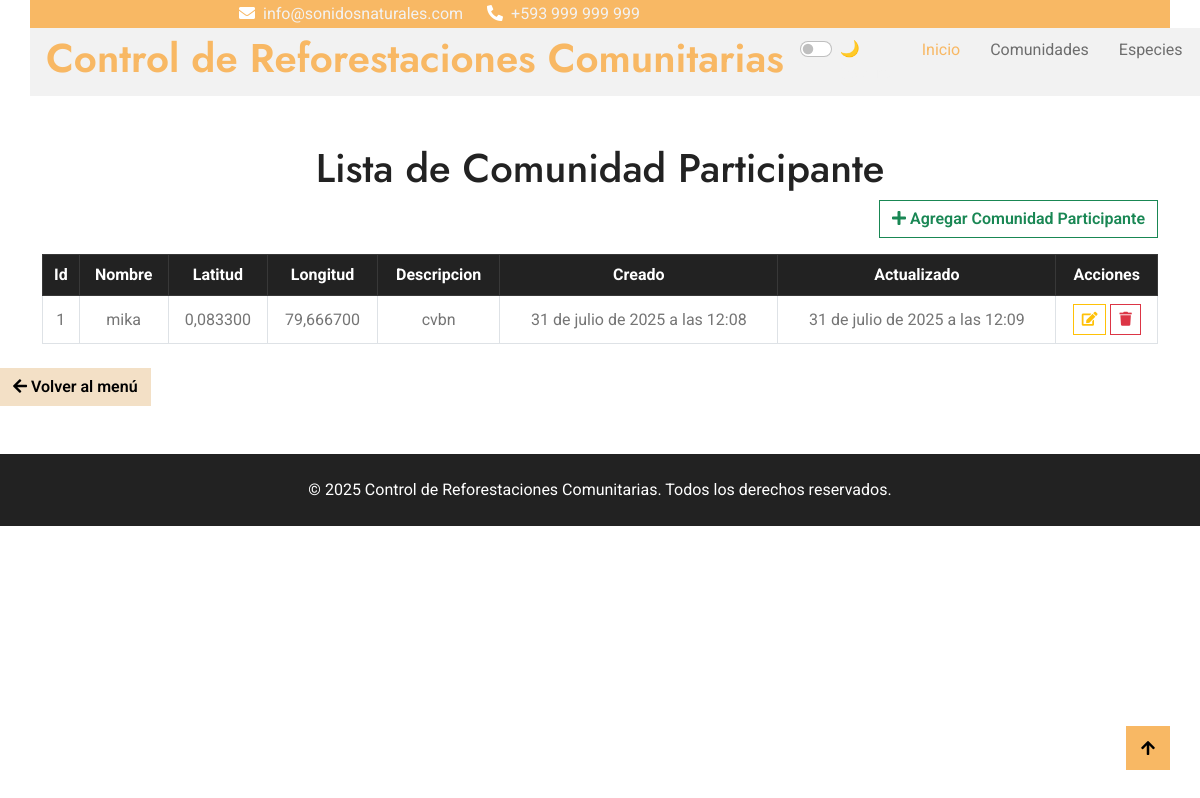
Before: /comunidad/ with the older database file.
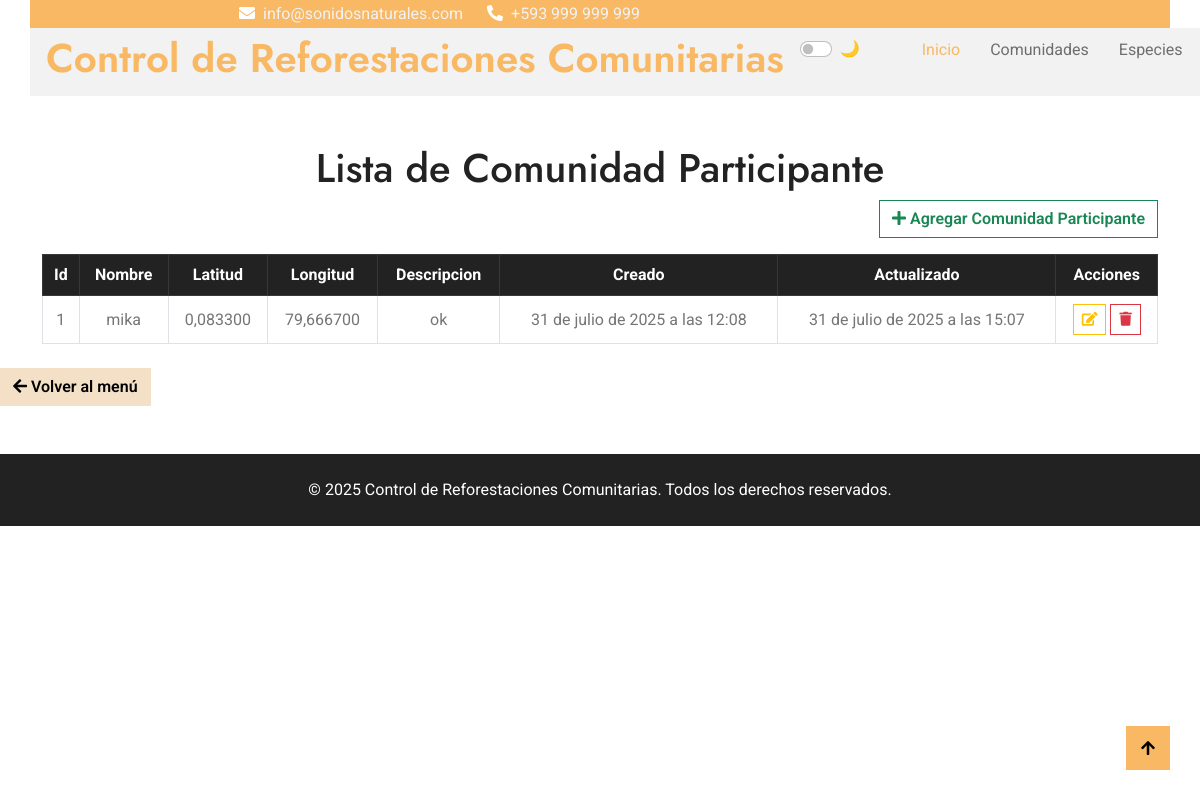
After: the same page with the newer database file.
### Aplicaciones/Comunidad/models.py (models this page shows, shortened)
class Comunidad(models.Model):
    nombre = models.CharField(max_length=100)
    latitud = models.DecimalField(max_digits=9, decimal_places=6)
    longitud = models.DecimalField(max_digits=9, decimal_places=6)
    descripcion = models.TextField(blank=True)
    creado = models.DateTimeField(auto_now_add=True)
    actualizado = models.DateTimeField(auto_now=True)

### Aplicaciones/Comunidad/views.py (the view)
# urls.py: path('', views.listaComunidad, name='lista_comunidad'),
def listaComunidad(request):
    comunidades = Comunidad.objects.all()
    return render(request, 'comunidad/lista.html', {'comunidades': comunidades})

### Aplicaciones/Comunidad/templates/comunidad/lista.html (shortened to what this page needs)
{% extends "plantilla.html" %}
{% block contenido %}
<div class="container mt-5">
    <h1 class="text-center">Lista de Comunidad Participante</h1>
    <div class="text-end mb-3">
        <a href="{% url 'nuevo_comunidad' %}" class="btn btn-outline-success">
            <i class="fa fa-plus"></i> Agregar Comunidad Participante
        </a>
    </div>
        <table class="table table-bordered table-hover align-middle text-center">
            <thead class="table-dark">
                <tr>
                    <th>Id</th>
                    <th>Nombre</th>
                    <th>Latitud</th>
                    <th>Longitud</th>
                    <th>Descripcion</th>
                    <th>Creado</th>
                    <th>Actualizado</th>
                    <th>Acciones</th>
                </tr>
            </thead>
            <tbody>
                {% for comunidad in comunidades %}
                <tr>
                    <td>{{ comunidad.id }}</td>
                    <td>{{ comunidad.nombre }}</td>
                    <td>{{ comunidad.latitud }}</td>
                    <td>{{ comunidad.longitud }}</td>
                    <td>{{ comunidad.descripcion }}</td>
                    <td>{{ comunidad.creado }}</td>
                    <td>{{ comunidad.actualizado }}</td>
                    <td>
                        <a href="editar/{{ comunidad.id }}/" class="btn btn-outline-warning btn-sm" title="Editar">
                            <i class="fa fa-edit"></i>
                        </a>
                        <button onclick="confirmDelete('{{ comunidad.id }}')" class="btn btn-outline-danger btn-sm" title="Eliminar">
                            <i class="fa fa-trash"></i>
                        </button>
                    </td>
                </tr>
                {% endfor %}
            </tbody>
        </table>
    </div>
    <div class="mt-4">
        <a href="/" class="btn btn-secondary">
            <i class="fa fa-arrow-left"></i> Volver al menú
        </a>
    </div>
 {% endblock %}

Changed rows visible on the page:
changed Comunidad "mika": descripcion "cvbn" → "ok"; actualizado "31 de julio de 2025 a las 12:09" → "31 de julio de 2025 a las 15:07"
